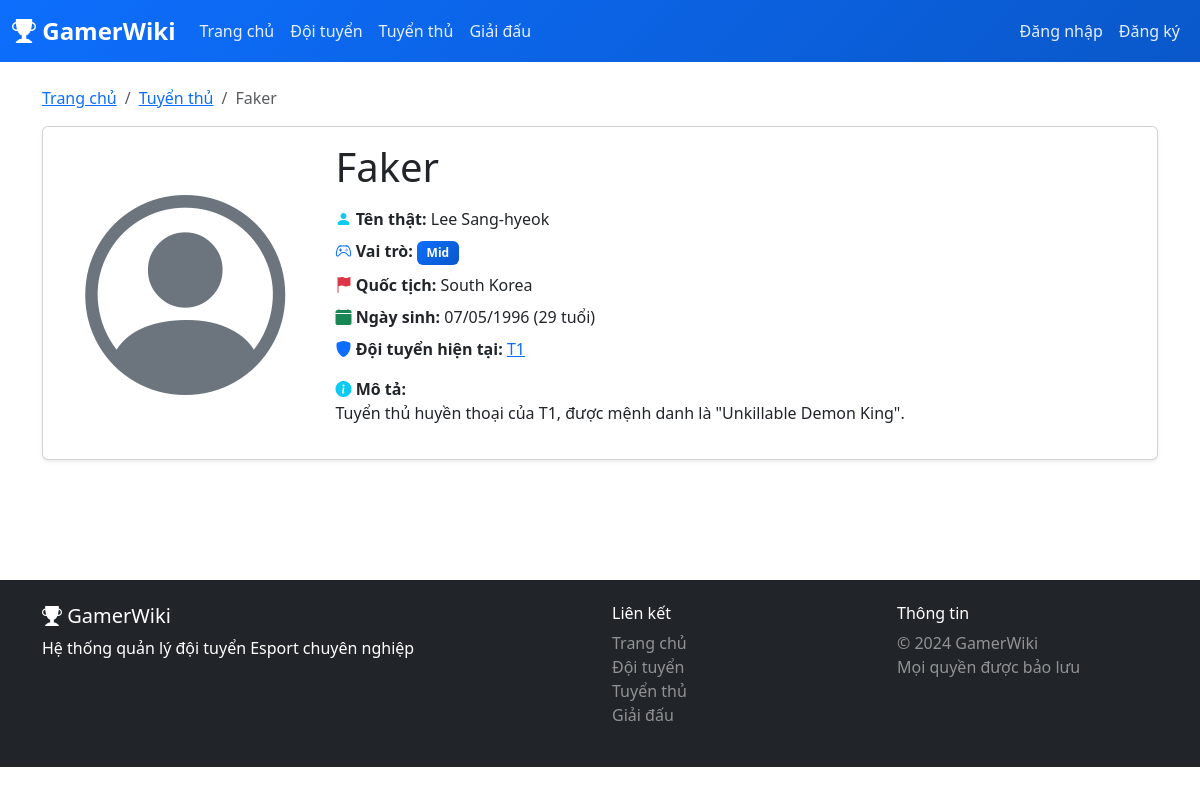
The app's page /pages/chi_tiet_tt.php?id=1 with its own data.
### tables this page shows
CREATE TABLE tuyen_thu (
    id INT AUTO_INCREMENT PRIMARY KEY,
    ten_that VARCHAR(100) NOT NULL,
    nickname VARCHAR(50) NOT NULL,
    anh_dai_dien VARCHAR(255),
    vai_tro VARCHAR(50),
    quoc_tich VARCHAR(50),
    ngay_sinh DATE,
    id_doi_tuyen INT,
    mo_ta TEXT,
    ngay_tao DATETIME DEFAULT CURRENT_TIMESTAMP,
    ngay_cap_nhat DATETIME DEFAULT CURRENT_TIMESTAMP ON UPDATE CURRENT_TIMESTAMP,
    FOREIGN KEY (id_doi_tuyen) REFERENCES doi_tuyen(id) ON DELETE SET NULL,
    INDEX idx_nickname (nickname),
    INDEX idx_doi_tuyen (id_doi_tuyen)
);

CREATE TABLE doi_tuyen (
    id INT AUTO_INCREMENT PRIMARY KEY,
    ten_doi VARCHAR(100) NOT NULL,
    logo VARCHAR(255),
    quoc_gia VARCHAR(50),
    nam_thanh_lap YEAR,
    thanh_tich TEXT,
    mo_ta TEXT,
    ngay_tao DATETIME DEFAULT CURRENT_TIMESTAMP,
    ngay_cap_nhat DATETIME DEFAULT CURRENT_TIMESTAMP ON UPDATE CURRENT_TIMESTAMP,
    INDEX idx_ten_doi (ten_doi),
    INDEX idx_quoc_gia (quoc_gia)
);

### config/config.php (called while the page is built, shortened)
<?php
function url($path = '') {
    $path = ltrim($path, '/');
    return BASE_PATH === '' ? '/' . $path : BASE_PATH . '/' . $path;
}
?>

### includes/functions.php (called while the page is built, shortened)
<?php
function escape_html($string) {
    return htmlspecialchars($string, ENT_QUOTES, 'UTF-8');
}
function format_ngay($date) {
    $timestamp = strtotime($date);
    return date('d/m/Y', $timestamp);
}
?>

### pages/chi_tiet_tt.php (the view, shortened to what this page needs)
<?php
require_once __DIR__ . '/../includes/header.php';
$id = isset($_GET['id']) ? (int)$_GET['id'] : 0;
try {
    $stmt = $conn->prepare("
        SELECT tt.*, dt.ten_doi, dt.id as doi_tuyen_id
        FROM tuyen_thu tt
        LEFT JOIN doi_tuyen dt ON tt.id_doi_tuyen = dt.id
        WHERE tt.id = ?
    ");
    $stmt->execute([$id]);
    $tuyen_thu = $stmt->fetch();
} catch (PDOException $e) {
    $error = 'Lỗi khi tải dữ liệu.';
}
?>
<?php include __DIR__ . '/../includes/navbar.php'; ?>
<div class="container mt-4 mb-5">
    <nav aria-label="breadcrumb">
        <ol class="breadcrumb">
            <li class="breadcrumb-item"><a href="<?php echo url('index.php'); ?>">Trang chủ</a></li>
            <li class="breadcrumb-item"><a href="<?php echo url('pages/tuyen_thu.php'); ?>">Tuyển thủ</a></li>
            <li class="breadcrumb-item active"><?php echo escape_html($tuyen_thu['nickname']); ?></li>
        </ol>
    </nav>
    <div class="card shadow-sm mb-4">
        <div class="card-body">
            <div class="row">
                <div class="col-md-3 text-center">
                    <i class="bi bi-person-circle text-secondary" style="font-size: 200px;"></i>
                </div>
                <div class="col-md-9">
                    <h1 class="mb-3"><?php echo escape_html($tuyen_thu['nickname']); ?></h1>
                    <p class="mb-2">
                        <i class="bi bi-person-fill text-info"></i>
                        <strong>Tên thật:</strong> <?php echo escape_html($tuyen_thu['ten_that']); ?>
                    </p>
                    <p class="mb-2">
                        <i class="bi bi-controller text-primary"></i>
                        <strong>Vai trò:</strong>
                        <span class="badge bg-primary"><?php echo escape_html($tuyen_thu['vai_tro']); ?></span>
                    </p>
                    <p class="mb-2">
                        <i class="bi bi-flag-fill text-danger"></i>
                        <strong>Quốc tịch:</strong> <?php echo escape_html($tuyen_thu['quoc_tich']); ?>
                    </p>
                    <p class="mb-2">
                        <i class="bi bi-calendar-fill text-success"></i>
                        <strong>Ngày sinh:</strong> <?php echo format_ngay($tuyen_thu['ngay_sinh']); ?>
                        <?php
                        if ($tuyen_thu['ngay_sinh']) {
                            $tuoi = date('Y') - date('Y', strtotime($tuyen_thu['ngay_sinh']));
                            echo "($tuoi tuổi)";
                        }
                        ?>
                    </p>
                    <p class="mb-3">
                        <i class="bi bi-shield-fill text-primary"></i>
                        <strong>Đội tuyển hiện tại:</strong>
                        <?php if ($tuyen_thu['ten_doi']): ?>
                            <a href="<?php echo url('pages/chi_tiet_dt.php?id=' . $tuyen_thu['doi_tuyen_id']); ?>">
                                <?php echo escape_html($tuyen_thu['ten_doi']); ?>
                            </a>
                        <?php else: ?>
                            <span class="text-muted">Free Agent</span>
                        <?php endif; ?>
                    </p>
                    <?php if ($tuyen_thu['mo_ta']): ?>
                    <p class="mb-0">
                        <i class="bi bi-info-circle-fill text-info"></i>
                        <strong>Mô tả:</strong><br>
                        <?php echo nl2br(escape_html($tuyen_thu['mo_ta'])); ?>
                    </p>
                    <?php endif; ?>
                </div>
            </div>
        </div>
    </div>
</div>
<?php include __DIR__ . '/../includes/footer.php'; ?>

### assets/css/style.css (style rules this page uses)
:root { --primary-color: #0d6efd; --secondary-color: #6c757d; --success-color: #198754; --danger-color: #dc3545; --warning-color: #ffc107; --info-color: #0dcaf0; --dark-color: #212529; --light-color: #f8f9fa; }
body { font-family: 'Segoe UI', Tahoma, Geneva, Verdana, sans-serif; min-height: 100vh; display: flex; flex-direction: column; }
.card { transition: transform 0.2s, box-shadow 0.2s; }
.badge { padding: 0.5em 0.8em; }
.bg-primary { background: linear-gradient(135deg, #0d6efd 0%, #0a58ca 100%) !important; }

### records on screen
tuyen_thu: nickname "Faker", ten_that "Lee Sang-hyeok", vai_tro "Mid", quoc_tich "South Korea", ngay_sinh "07/05/1996", id_doi_tuyen.ten_doi "T1", mo_ta "Tuyển thủ huyền thoại của T1, được mệnh danh là \"Unkillable Demon King\"."
